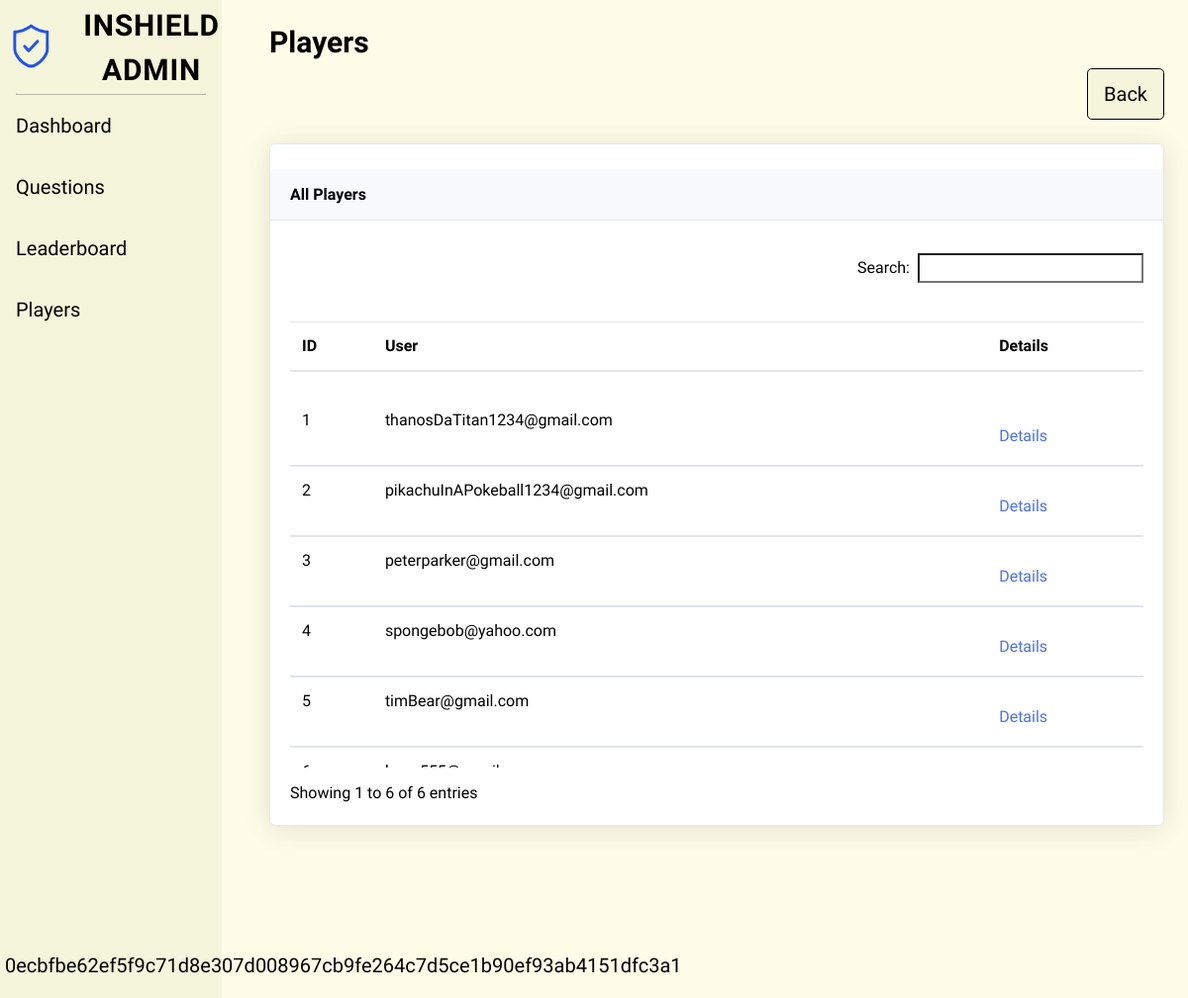
The page /adminPlayers.php (signed in) on the database its author committed.
### tables this page shows
CREATE TABLE `players` (
  `playerID` int(11) NOT NULL,
  `iv` varchar(32) NOT NULL,
  `email` varchar(256) NOT NULL,
  `displayName` varchar(256) NOT NULL,
  `password` varchar(256) NOT NULL,
  `points` varchar(256) NOT NULL,
  `leaderboard_position` varchar(256) NOT NULL,
  `streak` varchar(256) NOT NULL,
  `last_login_time` varchar(256) NOT NULL,
  `latest_login_time` varchar(256) NOT NULL,
  `badge` varchar(256) NOT NULL,
  `ranking_category1` varchar(256) NOT NULL,
  `ranking_category2` varchar(256) NOT NULL,
  `ranking_category3` varchar(256) NOT NULL,
  `ranking_category4` varchar(256) NOT NULL,
  `levels` varchar(256) NOT NULL,
  `google2FA_secretKey` varchar(256) DEFAULT NULL,
  `profilePic` varchar(256) DEFAULT NULL,
  `time_lvl1` varchar(256) DEFAULT NULL,
  `time_lvl2` varchar(256) DEFAULT NULL,
  `time_lvl3` varchar(256) DEFAULT NULL,
  `time_lvl4` varchar(256) DEFAULT NULL,
  `time_lvl5` varchar(256) DEFAULT NULL,
  `time_lvl6` varchar(256) DEFAULT NULL,
  `time_lvl7` varchar(256) DEFAULT NULL,
  `time_lvl8` varchar(256) DEFAULT NULL,
  `time_lvl9` varchar(256) DEFAULT NULL
);

### validation.php (called while the page is built, shortened)
<?php
function decrypting($val_bin, $iv)
{
  $cipher = 'AES-128-CBC';
  $key = 'thebestsecretkey';
  $decryptedVal = openssl_decrypt($val_bin, $cipher, $key, OPENSSL_RAW_DATA, $iv);
  return $decryptedVal;
}
?>

### adminPlayers.php (the view, shortened to what this page needs)
<!DOCTYPE html>
<html>
    <link href="css/dataTables.min.css" rel="stylesheet">
    <link href="css/adminStyle.css" rel="stylesheet" type="text/css" />
    <link rel="stylesheet" href="https://cdn.jsdelivr.net/npm/bootstrap@5.2.3/dist/css/bootstrap.min.css">
</head>
<body id="page-top">
    <div id="wrapper">
        <?php
            include './headerFooterAdmin.php';
            require_once './validation.php';
        ?>
        <div class="container-fluid ps-5">
        <h1 class="text-left txt fw-bold">Players</h1>
        <div class="d-flex flex-row-reverse">
            <a href="adminDashboard.php" class="btn btn-design txt txt-resize h-auto btn-txt btn-lg" role="button">Back</a>
        </div>
        <br/>
        <form action="" method="POST">
        <div class="card shadow mb-4 txt">
            <div class="card-header py-3">
                <h6 class="h6 m-0 font-weight-bold">All Players</h6>
            </div>
            <div class="card-body">
                <div class="table-responsive">
                    <table class="table txt" id="dataTable" width="100%" cellspacing="0">
                        <thead>
                            <tr>
                                <th class="fs-6">ID</th>
                                <th class="fs-6">User</th>
                                <th class="fs-6">Details</th>
                            </tr>
                        </thead>
                        <tbody>
                            <?php
                                $con = new mysqli(DB_HOST, DB_USER, DB_PASS, DB_NAME);
                                $sql = "SELECT * FROM players";
                                if($result = $con ->query($sql))
                                {
                                    while($row = $result -> fetch_object())
                                    {
                                        $iv = hex2bin($row -> iv);
                                        $displayName_bin = hex2bin($row -> displayName);
                                        $displayName = decrypting($displayName_bin, $iv);
                                        printf('
                                            <tr id="%s">
                                                <td class="fs-6">%s</td>
                                                <td class="fs-6">%s</td>
                                                <td>
                                                    <a href="adminPlayerDetails.php?id=%d" class="edit-delete-btn fs-6">Details</a>
                                                </td>
                                            </tr>
                                                 ', $row->playerID, $row->playerID, $displayName, $row->playerID);
                                    }
                            }
                            ?>
                        </tbody>
                    </table>
                </div>
            </div>
        </div>
    </form>
    </div>
    </div>
</body>
</html>

### adminPlayers.php (style rules this page uses)
.txt { font-family: "Strait"; color: #000000 !important; }
.btn-design { border-color: #000000 !important; background-color: #F5F5DC !important; }
.txt-resize { font-size: 20px !important; }
.btn-txt { vertical-align: middle !important; padding-top:10px !important; padding-bottom:10px !important; }
.edit-delete-btn { background-color: white; border:none; }

### headerFooterAdmin.php (style rules this page uses)
html body { background-color: #FFFDE7; }
.txt { padding-top: 25px; font-family: "Strait"; font-size: 30px; }

### rows shown on the page
players: playerID "1", displayName "thanosDaTitan1234@gmail.com"
players: playerID "2", displayName "pikachuInAPokeball1234@gmail.com"
players: playerID "3", displayName "peterparker@gmail.com"
players: playerID "4", displayName "spongebob@yahoo.com"
players: playerID "5", displayName "timBear@gmail.com"

### other values the page prints
$_SESSION["aName"] "0ecbfbe62ef5f9c71d8e307d008967cb9fe264c7d5ce1b90ef93ab4151dfc3a1"
